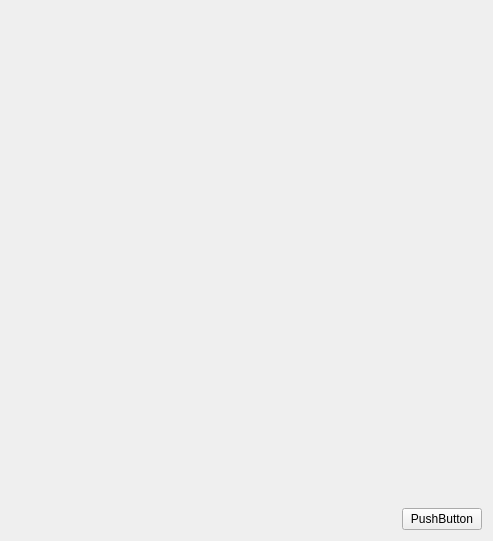
<?xml version="1.0" encoding="UTF-8"?>
<ui version="4.0">
 <class>Dia</class>
 <widget class="QWidget" name="Dia">
  <property name="geometry">
   <rect>
    <x>0</x>
    <y>0</y>
    <width>493</width>
    <height>541</height>
   </rect>
  </property>
  <property name="windowTitle">
   <string>Form</string>
  </property>
  <layout class="QVBoxLayout" name="verticalLayout">
   <item>
    <widget class="QCustomPlot" name="widget" native="true"/>
   </item>
   <item>
    <layout class="QHBoxLayout" name="horizontalLayout">
     <item>
      <spacer name="horizontalSpacer">
       <property name="orientation">
        <enum>Qt::Horizontal</enum>
       </property>
       <property name="sizeHint" stdset="0">
        <size>
         <width>40</width>
         <height>20</height>
        </size>
       </property>
      </spacer>
     </item>
     <item>
      <widget class="QPushButton" name="pushButton">
       <property name="text">
        <string>PushButton</string>
       </property>
      </widget>
     </item>
    </layout>
   </item>
  </layout>
 </widget>
 <customwidgets>
  <customwidget>
   <class>QCustomPlot</class>
   <extends>QWidget</extends>
   <header location="global">qcustomplot.h</header>
   <container>1</container>
  </customwidget>
 </customwidgets>
 <resources/>
 <connections/>
</ui>
